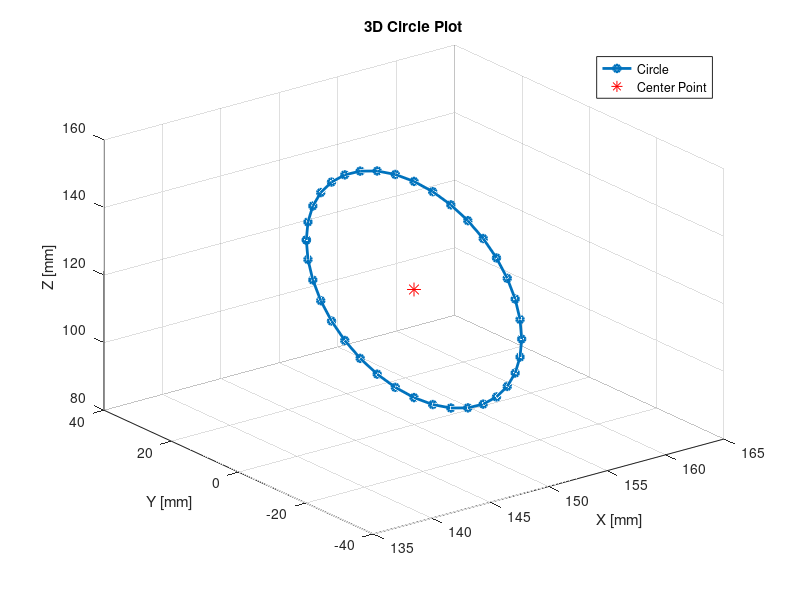

Here is the MATLAB script that generated this plot: (Note: this script raises an error after producing the figure.)
R = 32;
p_center = [150, 0, 120];
phi_values = linspace(0, 2 * pi, 37);

% Calculate circle points
circle_points = zeros(length(phi_values), 3);
for i = 1:length(phi_values)
    phi = phi_values(i);
    circle_points(i, :) = p_center + R * [0, cos(phi), sin(phi)];
end
clf;
close all;
% Extract x, y, z coordinates
x = circle_points(:, 1);
y = circle_points(:, 2);
z = circle_points(:, 3);

% Plot the circle
figure;
plot3(x, y, z, '-o', 'LineWidth', 2, 'MarkerSize', 5);
hold on;
grid on;
xlabel('X [mm]');
ylabel('Y [mm]');
zlabel('Z [mm]');
title('3D Circle Plot');
%axis equal;

% Plot center point
plot3(p_center(1), p_center(2), p_center(3), 'r*', 'MarkerSize', 10);
legend('Circle', 'Center Point', 'Location', 'northeast');



%%
fpath = 'joint_angles.xlsx'; % Specifiy path to excel file here
excelToLatexTable(fpath, 'positive', 'problem3-latex.txt');

function excelToLatexTable(filename, solutionType, outputFile)
    % Reads the Excel file, filters based on solutionType, and creates a LaTeX table.
    % filename: The Excel file with q values
    % solutionType: 'positive' or 'negative'
    % outputFile: The .txt file to save the LaTeX table

    % Load data from Excel
    data = readtable(filename);
    
    % Filter rows based on the selected solution type
    filteredData = data(strcmp(data.Solution, solutionType), :);
    
    % Start constructing the LaTeX table string
    latexTable = "\\begin{table} \n";
    latexTable = latexTable + "%% Generated using the format_excel_to_latex.m matlab script \n"; 
    latexTable = latexTable + "\\centering\n";
    latexTable = latexTable + "\t\\begin{tabular} \n\t\t{l|c|c|c|c} \n";
    latexTable = latexTable + "\t\t$q^{(j)}$ & $q_1^{(j)}$ & $q_2^{(j)}$ & $q_3^{(j)}$ & $q_4^{(j)}$ \\\\ ";
    latexTable = latexTable + "\\hline\n";

    % Loop through filtered data and format each row
    for i = 1:height(filteredData)
        q = filteredData.Point(i);
        q1 = filteredData.q1(i);
        q2 = filteredData.q2(i);
        q3 = filteredData.q3(i);
        q4 = filteredData.q4(i);
        
        % Append row to the LaTeX table string
        latexTable = latexTable + sprintf("\t\t$q^{%d}$ \t& %.6f\t& %.6f & %.6f & %.6f ", q, q1, q2, q3, q4);
        latexTable = latexTable + "\\\\ \\hline\n";
    end
    
    % End the table
    latexTable = latexTable + "\t\\end{tabular}\n";
    latexTable = latexTable + "\\caption{Robot configurations for points $q^j$ along circle $p^j$.}\n";
    latexTable = latexTable + "\\label{circle-configurations}\n";
    latexTable = latexTable + "\\end{table}\n";
    
    % Write the LaTeX table to the output file
    fileID = fopen(outputFile, 'w');
    fprintf(fileID, latexTable);
    fclose(fileID);
    
    disp(['LaTeX table written to ', outputFile]);
end
